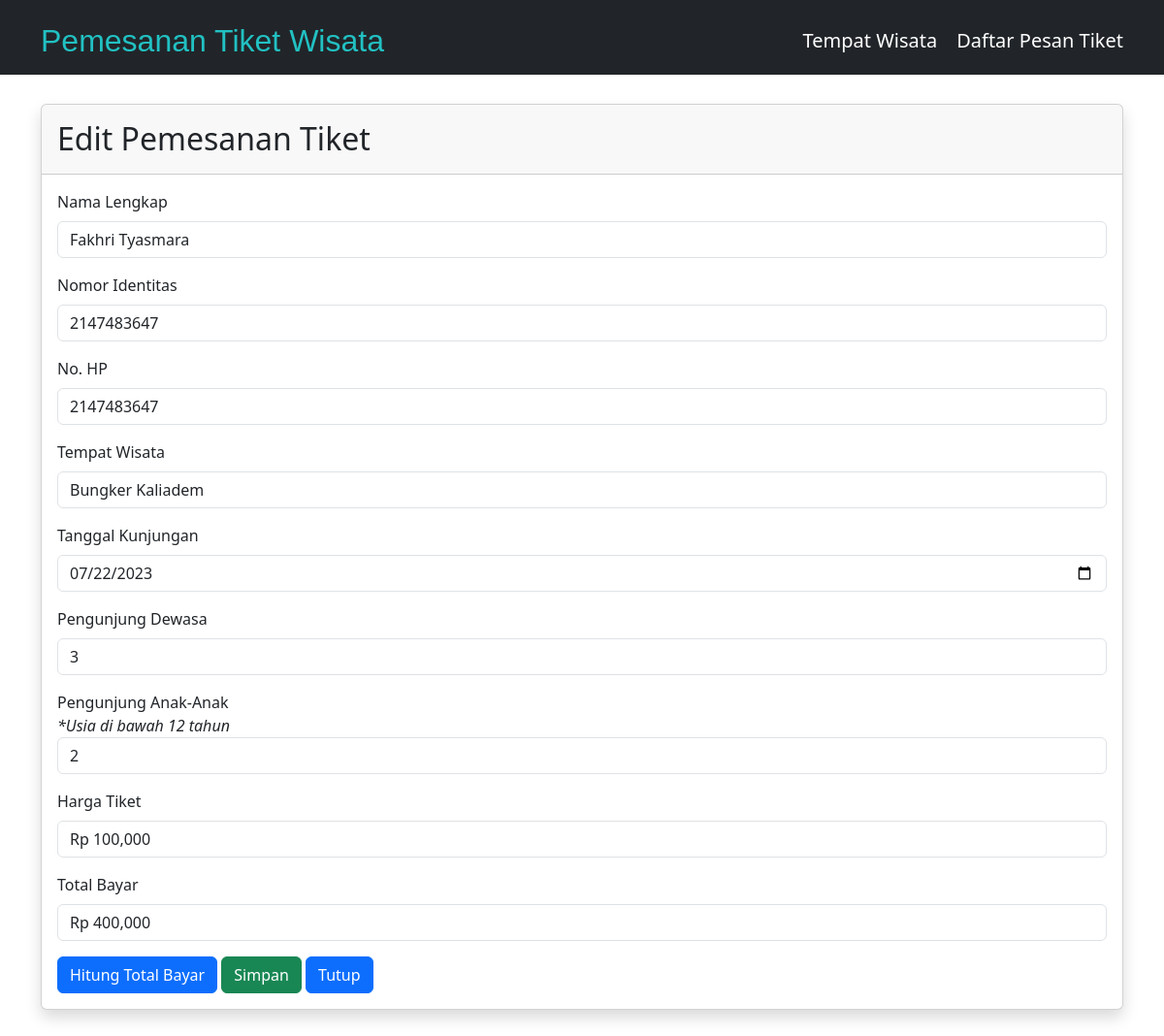
/edit.php?id=14, run on the app's committed database.
### tables this page shows
CREATE TABLE `pesantiket` (
  `id` int(11) NOT NULL,
  `nama` varchar(400) NOT NULL,
  `nomoridentitas` int(11) NOT NULL,
  `nohp` int(11) NOT NULL,
  `tempatwisata` varchar(1000) NOT NULL,
  `tanggal` date NOT NULL,
  `dewasa` int(11) NOT NULL,
  `anakanak` int(11) NOT NULL,
  `hargatiket` varchar(1000) NOT NULL,
  `total` varchar(400) NOT NULL
);

### config.php (called while the page is built, shortened)
<?php
function koneksi()
{
	$conn = mysqli_connect("localhost", "root", "", "jwd") or die("koneksi gagal");
	return $conn;
}
function query($query)
{
	$conn = koneksi();
	$result = mysqli_query($conn, $query);
	$rows = array();
	while ($row = mysqli_fetch_assoc($result)) {
		$rows[] = $row;
	}
	return $rows;
}
?>

### edit.php (the view, shortened to what this page needs)
<?php
include "config.php";
$id = $_GET["id"];
$pesantiket = query("SELECT * FROM pesantiket WHERE id = $id");
$p = $pesantiket[0];
?>
<!DOCTYPE html>
<html lang="en">
<head>
    <link href="https://cdn.jsdelivr.net/npm/bootstrap@5.3.0/dist/css/bootstrap.min.css" rel="stylesheet">
    <link rel="stylesheet" href="https://cdnjs.cloudflare.com/ajax/libs/font-awesome/4.7.0/css/font-awesome.min.css">
    <link rel="stylesheet" href="https://cdn.datatables.net/1.11.5/css/jquery.dataTables.min.css">
</head>
<body>
    <nav class="navbar navbar-expand bg-dark">
        <div class="container">
            <a href="index.php" style="text-decoration: none;">
                <h2 style="font-family: 'Trebuchet MS', 'Lucida Sans Unicode', 'Lucida Grande', 'Lucida Sans', Arial, sans-serif; color:rgb(34,193,195); margin-top: 15px">
                    Pemesanan Tiket Wisata</h2>
            </a>
            <ul class="navbar-nav ms-auto">
                <li style="margin-right: 20px; margin-top: 15px;">
                    <a href="tempatwisata.php" style="text-decoration: none; color:white; ">
                        <h5>Tempat Wisata</h5>
                    </a>
                </li>
                <li style="margin-top: 15px;">
                    <a href="" style="text-decoration: none; color:white;">
                        <h5>Daftar Pesan Tiket</h5>
                    </a>
                </li>
            </ul>
        </div>
    </nav>
    <section>
        <form action="" method="post">
            <div class="container" style="margin-top: 30px; margin-bottom: 30px;">
                <div class="card shadow">
                    <div class="card-header">
                        <h2 class="mt-2">Edit Pemesanan Tiket</h2>
                    </div>
                    <div class="card-body">
                        <div class="mb-3">
                            <label for="inputNamaLengkap" class="form-label">Nama Lengkap</label>
                            <input value="<?php echo $p["nama"]; ?>" type="text" class="form-control" id="inputNamaLengkap" name="nama" required>
                        </div>
                        <div class="mb-3">
                            <label for="inputNomorIdentitas" class="form-label">Nomor Identitas</label>
                            <input value="<?php echo $p["nomoridentitas"]; ?>" type="number" class="form-control" id="inputNomorIdentitas" name="nomoridentitas" required>
                        </div>
                        <div class="mb-3">
                            <label for="inputNoHP" class="form-label">No. HP</label>
                            <input value="<?php echo $p["nohp"]; ?>" type="number" class="form-control" id="inputNoHP" name="nohp" required>
                        </div>
                        <div class="mb-3">
                            <label for="inputTempatWisata" class="form-label">Tempat Wisata</label>
                            <input value="<?php echo $p["tempatwisata"]; ?>" type="text" class="form-control" id="namaWisata" name="tempatwisata" readonly required>
                        </div>
                        <div class="mb-3">
                            <label for="inputTanggalKunjungan" class="form-label">Tanggal Kunjungan</label>
                            <input value="<?php echo $p["tanggal"]; ?>" type="date" class="form-control" id="inputTanggalKunjungan" name="tanggal" required>
                        </div>
                        <div class="mb-3">
                            <label for="inputPengunjungDewasa" class="form-label">Pengunjung Dewasa</label>
                            <input value="<?php echo $p["dewasa"]; ?>" type="number" class="form-control" id="jumlahDewasa" name="dewasa" required>
                        </div>
                        <div class="mb-3">
                            <label for="inputPengunjungAnak" class="form-label" style="margin-bottom: 0px;">Pengunjung Anak-Anak</label>
                            <div>
                                <em>*Usia di bawah 12 tahun</em>
                            </div>
                            <input value="<?php echo $p["anakanak"]; ?>" type="number" class="form-control" id="jumlahAnak" name="anakanak" required>
                        </div>
                        <div class="mb-3">
                            <label for="inputHargaTiket" class="form-label">Harga Tiket</label>
                            <input value="<?php echo $p["hargatiket"]; ?>" type="text" class="form-control" id="harga" name="harga" readonly>
                        </div>
                        <div class="mb-3">
                            <label for="inputTotalBayar" class="form-label">Total Bayar</label>
                            <input value="<?php echo $p["total"]; ?>" type="text" class="form-control" id="totalHarga" name="total" readonly>
                        </div>
                        <button type="button" class="btn btn-primary" onclick="hitungTotalHarga()">Hitung Total Bayar</button>
                        <button type="submit" name="ubah" class="btn btn-success">Simpan</button>
                        <a type="button" class="btn btn-primary" href="daftarpesantiket.php">Tutup</a>
                    </div>
                </div>
        </form>
    </section>
</body>
</html>

### data on the page
pesantiket: nama "Fakhri Tyasmara", nomoridentitas "2147483647", nohp "2147483647", tempatwisata "Bungker Kaliadem", tanggal "07/22/2023", dewasa "3", anakanak "2", harga "Rp 100,000", total "Rp 400,000"
